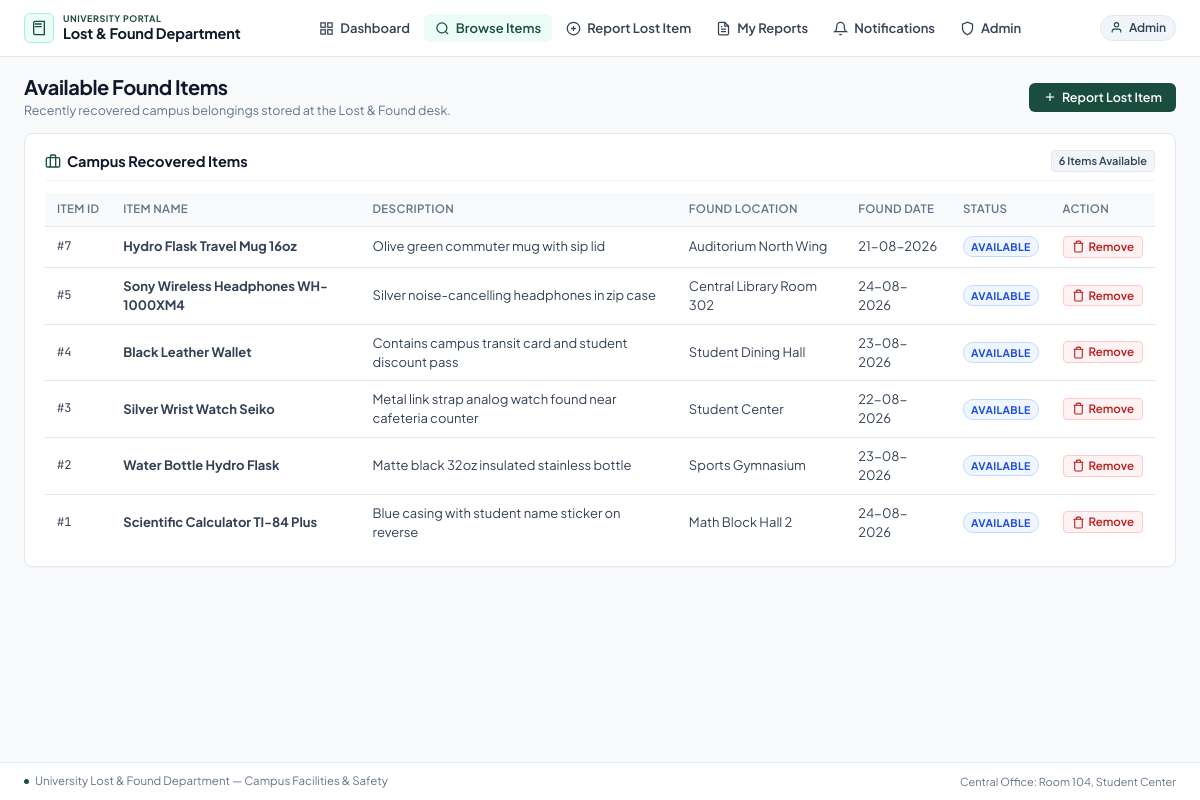
The page /browse (signed in) on the database its author committed.
### tables this page shows
CREATE TABLE found_items (
    found_item_id INTEGER PRIMARY KEY AUTOINCREMENT,
    item_name TEXT NOT NULL,
    description TEXT,
    found_location TEXT,
    found_date TEXT,
    status TEXT DEFAULT 'AVAILABLE' CHECK(status IN ('AVAILABLE', 'CLAIMED', 'DISPOSED')),
    created_at TEXT DEFAULT CURRENT_TIMESTAMP
);

### backend/app/routes/lost_found_routes.py (the view)
@routes_bp.route("/browse")
def browse():
    items = LostFoundService.get_browse_items()
    return render_template("browse.html", items=items, active_page="browse")

### backend/app/repositories/lost_found_repo.py (called while the page is built)
    @staticmethod
    def get_available_found_items() -> List[Dict[str, Any]]:
        with get_db_connection() as conn:
            rows = conn.execute("""
                SELECT found_item_id, item_name, description, found_location, found_date, status, created_at
                FROM found_items
                WHERE status = 'AVAILABLE'
                ORDER BY found_item_id DESC;
            """).fetchall()
            return [dict(row) for row in rows]

    @staticmethod
    def get_unread_notification_count(user_id: int) -> int:
        with get_db_connection() as conn:
            count = conn.execute("""
                SELECT COUNT(*) FROM notifications
                WHERE user_id = ? AND is_read = 0;
            """, (user_id,)).fetchone()[0]
            return int(count)

### backend/app/routes/lost_found_routes.py (called while the page is built)
@routes_bp.context_processor
def inject_global_data():
    unread_count = LostFoundService.get_unread_count(DEMO_USER_ID)
    return {
        "current_user_name": "Admin" if session.get("is_admin") else "Rahul (Student)",
        "current_user_id": DEMO_USER_ID,
        "unread_notifications": unread_count,
        "is_admin": session.get("is_admin", False)
    }

### backend/app/services/lost_found_service.py (called while the page is built)
    @classmethod
    def get_browse_items(cls) -> List[Dict[str, Any]]:
        return LostFoundRepository.get_available_found_items()

    @classmethod
    def get_unread_count(cls, user_id: int) -> int:
        return LostFoundRepository.get_unread_notification_count(user_id)

### backend/app/utils/db.py (called while the page is built)
@contextmanager
def get_db_connection() -> Generator[sqlite3.Connection, None, None]:
    os.makedirs(DATABASE_DIR, exist_ok=True)
    conn = sqlite3.connect(DATABASE_PATH, timeout=10.0)
    conn.row_factory = sqlite3.Row
    conn.execute("PRAGMA busy_timeout = 5000;")
    conn.execute("PRAGMA foreign_keys = ON;")
    try:
        yield conn
        conn.commit()
    except Exception:
        conn.rollback()
        raise
    finally:
        conn.close()

### frontend/templates/browse.html (shortened to what this page needs)
{% extends "base.html" %}
{% block content %}
<div class="page-header">
    <div>
        <h1 class="page-title">Available Found Items</h1>
        <p class="page-subtitle">Recently recovered campus belongings stored at the Lost & Found desk.</p>
    </div>
    <a href="{{ url_for('routes.report') }}" class="btn btn-primary">
        <svg class="svg-btn" viewBox="0 0 24 24" fill="none" stroke="currentColor" stroke-width="2">
            <line x1="12" y1="5" x2="12" y2="19"/>
            <line x1="5" y1="12" x2="19" y2="12"/>
        </svg>
        Report Lost Item
    </a>
</div>
<div class="card">
    <div class="card-header">
        <div class="header-with-icon">
            <svg class="svg-header" viewBox="0 0 24 24" fill="none" stroke="currentColor" stroke-width="2">
                <rect x="2" y="7" width="20" height="14" rx="2" ry="2"/>
                <path d="M16 21V5a2 2 0 0 0-2-2h-4a2 2 0 0 0-2 2v16"/>
            </svg>
            <h2 class="card-title">Campus Recovered Items</h2>
        </div>
        <span class="badge badge-neutral">{{ items|length }} Items Available</span>
    </div>
    <div class="table-container">
        <table class="app-table">
            <thead>
                <tr>
                    <th>Item ID</th>
                    <th>Item Name</th>
                    <th>Description</th>
                    <th>Found Location</th>
                    <th>Found Date</th>
                    <th>Status</th>
                    <th>Action</th>
                </tr>
            </thead>
            <tbody>
                {% if items %}
                    {% for item in items %}
                    <tr>
                        <td class="text-mono">#{{ item.found_item_id }}</td>
                        <td><strong>{{ item.item_name }}</strong></td>
                        <td class="text-muted">{{ item.description or '—' }}</td>
                        <td>{{ item.found_location or '—' }}</td>
                        <td>{{ item.found_date or '—' }}</td>
                        <td>
                            <span class="status-badge status-{{ item.status|lower }}">{{ item.status }}</span>
                        </td>
                        <td>
                            {% if item.status == 'AVAILABLE' %}
                                <button type="button" class="btn btn-delete btn-sm" data-id="{{ item.found_item_id }}" data-name="{{ item.item_name }}" onclick="openRemoveModal(this)">
                                    <svg class="svg-btn-sm" viewBox="0 0 24 24" fill="none" stroke="currentColor" stroke-width="2">
                                        <polyline points="3 6 5 6 21 6"/>
                                        <path d="M19 6v14a2 2 0 0 1-2 2H7a2 2 0 0 1-2-2V6m3 0V4a2 2 0 0 1 2-2h4a2 2 0 0 1 2 2v2"/>
                                    </svg>
                                    Remove
                                </button>
                            {% else %}
                                <span class="text-muted text-sm">Unavailable</span>
                            {% endif %}
                        </td>
                    </tr>
                    {% endfor %}
                {% else %}
                    <tr>
                        <td colspan="7" class="table-empty">No found items currently in the department.</td>
                    </tr>
                {% endif %}
            </tbody>
        </table>
    </div>
</div>
{% endblock %}

### frontend/static/css/style.css (style rules this page uses)
:root { --bg-page: #f8fafc; --bg-card: #ffffff; --bg-muted: #f1f5f9; --bg-code: #f8fafc; --text-primary: #0f172a; --text-secondary: #334155; --text-muted: #64748b; --green-primary: #1b4d3e; --green-hover: #143a2f; --green-light: #ecfdf5; --green-border: #a7f3d0; --status-searching-bg: #fffbeb; --status-searching-text: #b45309; --status-searching-border: #fde68a; --status-found-bg: #ecfdf5; --status-found-text: #15803d; --status-found-border: #a7f3d0; --status-available-bg: #eff6ff; --status-available-text: #1d4ed8; --status-available-border: #bfdbfe; --status-collected-bg: #f1f5f9; --status-collected-text: #475569; --status-collected-border: #cbd5e1; --border-color: #e2e8f0; --border-subtle: #f1f5f9; --radius-xs: 4px; --radius-sm: 6px; --radius-md: 8px; --radius-lg: 10px; --shadow-sm: 0 1px 2px rgba(15, 23, 42, 0.04); }
* { box-sizing: border-box; margin: 0; padding: 0; }
body { font-family: 'Plus Jakarta Sans', -apple-system, BlinkMacSystemFont, 'Segoe UI', Roboto, sans-serif; background-color: var(--bg-page); color: var(--text-primary); line-height: 1.45; font-size: 13.5px; -webkit-font-smoothing: antialiased; min-height: 100vh; display: flex; flex-direction: column; }
.svg-btn { width: 14px; height: 14px; margin-right: 5px; }
.svg-btn-sm { width: 13px; height: 13px; margin-right: 4px; }
.svg-header { width: 16px; height: 16px; color: var(--green-primary); }
.page-header { display: flex; justify-content: space-between; align-items: center; margin-bottom: 14px; }
.page-title { font-size: 20px; font-weight: 700; color: var(--text-primary); letter-spacing: -0.02em; line-height: 1.2; }
.page-subtitle { font-size: 12.5px; color: var(--text-muted); margin-top: 2px; }
.card { background-color: var(--bg-card); border: 1px solid var(--border-color); border-radius: var(--radius-md); box-shadow: var(--shadow-sm); padding: 16px 20px; margin-bottom: 14px; }
.card-header { display: flex; justify-content: space-between; align-items: center; margin-bottom: 12px; padding-bottom: 8px; border-bottom: 1px solid var(--border-subtle); }
.header-with-icon { display: flex; align-items: center; gap: 6px; }
.card-title { font-size: 14.5px; font-weight: 700; color: var(--text-primary); }
.badge { font-size: 11px; font-weight: 600; padding: 2px 7px; border-radius: var(--radius-xs); }
.badge-neutral { background-color: var(--bg-muted); color: var(--text-secondary); border: 1px solid var(--border-color); }
.table-container { overflow-x: auto; }
.app-table { width: 100%; border-collapse: collapse; font-size: 13px; text-align: left; }
.app-table th { background-color: #f8fafc; color: var(--text-muted); font-weight: 600; font-size: 11.5px; text-transform: uppercase; letter-spacing: 0.03em; padding: 8px 12px; border-bottom: 1px solid var(--border-color); white-space: nowrap; }
.app-table td { padding: 9px 12px; border-bottom: 1px solid var(--border-color); color: var(--text-secondary); vertical-align: middle; }
.app-table tr:last-child td { border-bottom: none; }
.status-badge { display: inline-block; font-size: 10.5px; font-weight: 700; letter-spacing: 0.03em; padding: 2px 7px; border-radius: 10px; text-transform: uppercase; border: 1px solid transparent; }
.status-available { background-color: var(--status-available-bg); color: var(--status-available-text); border-color: var(--status-available-border); }
.btn { display: inline-flex; align-items: center; justify-content: center; font-family: inherit; font-size: 12.5px; font-weight: 600; padding: 6px 13px; border-radius: var(--radius-sm); text-decoration: none; cursor: pointer; border: 1px solid transparent; transition: all 0.12s ease; line-height: 1.2; }
.btn-primary { background-color: var(--green-primary); color: #ffffff; }
.btn-delete { background-color: #fef2f2; color: #b91c1c; border: 1px solid #fecaca; }
.btn-sm { font-size: 11.5px; padding: 3px 8px; border-radius: var(--radius-xs); }
.text-mono { font-family: 'JetBrains Mono', monospace; font-size: 12px; }

### rows shown on the page
found_items: found_item_id "7", item_name "Hydro Flask Travel Mug 16oz", description "Olive green commuter mug with sip lid", found_location "Auditorium North Wing", found_date "21-08-2026", status "AVAILABLE"
found_items: found_item_id "5", item_name "Sony Wireless Headphones WH-1000XM4", description "Silver noise-cancelling headphones in zip case", found_location "Central Library Room 302", found_date "24-08-2026", status "AVAILABLE"
found_items: found_item_id "4", item_name "Black Leather Wallet", description "Contains campus transit card and student discount pass", found_location "Student Dining Hall", found_date "23-08-2026", status "AVAILABLE"
found_items: found_item_id "3", item_name "Silver Wrist Watch Seiko", description "Metal link strap analog watch found near cafeteria counter", found_location "Student Center", found_date "22-08-2026", status "AVAILABLE"
found_items: found_item_id "2", item_name "Water Bottle Hydro Flask", description "Matte black 32oz insulated stainless bottle", found_location "Sports Gymnasium", found_date "23-08-2026", status "AVAILABLE"
found_items: found_item_id "1", item_name "Scientific Calculator TI-84 Plus", description "Blue casing with student name sticker on reverse", found_location "Math Block Hall 2", found_date "24-08-2026", status "AVAILABLE"

### other values the page prints
{{ current_user_name }} "Admin"
{{ items|length }} "6"
